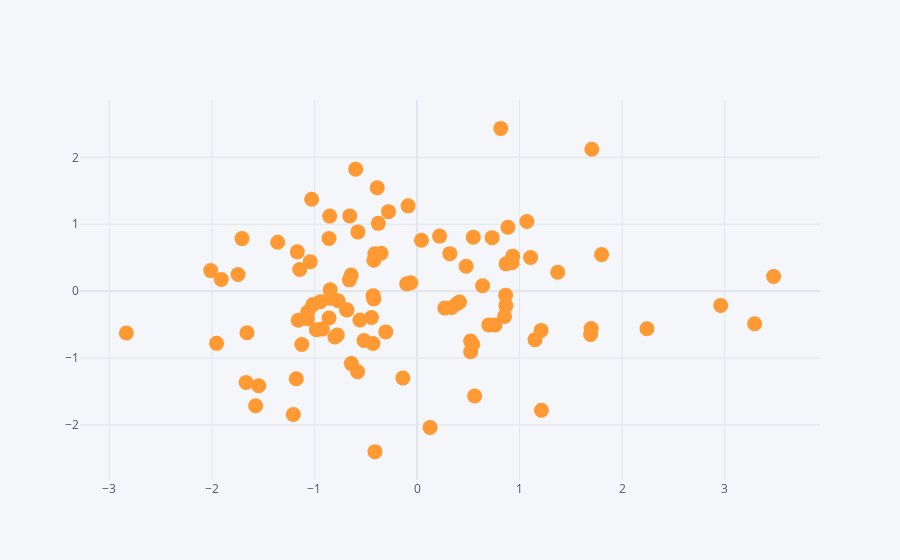

The cell this chart's notebook holds for it:
### Markdown cell above
## Scatter

### Code cell
df.iplot(kind='scatter',x='A',y='B',mode='markers',size=15)
